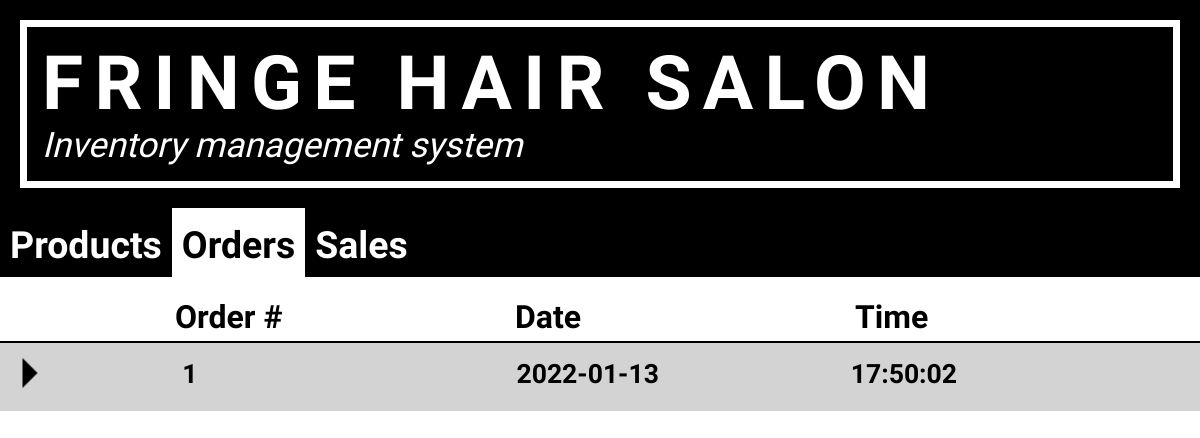
/orders.php, run on the app's committed database.
### tables this page shows
create table order_ (
	ID int not null AUTO_INCREMENT,
	dt datetime not null,
	primary key (ID)
);

### orders.php (the view, shortened to what this page needs)
<!DOCTYPE html>
<html lang="en">
<head>
	<link rel="stylesheet" href="./resources/css/index.css">
</head>
<body>
<a href="./index.php">
<div id="banner">
	<div id="banner2">
		<h1>FRINGE HAIR SALON</h1>
		<h2>Inventory management system</h2>
	</div>
</div>
</a>
<div class='header'>
	<a class='item-off' href="index.php">
		<h3>Products</h3>
</a>
<a class='item-on' href='orders.php'>
		<h3>Orders</h3>
</a>
<a class='item-off' href='sales.php'>
		<h3>Sales</h3>
</a>
</div>
<?php
$dbh = new PDO('mysql:host=localhost;dbname=inventory', 'nick', 'Fringe2022!');
$rows = $dbh->query("select * from order_");
if ($rows->rowCount() == 0)
	echo "<p>No orders to show...</p>";
else {
	echo "<div class='order-wrapper'>
    <div class='order-header'>
    <span></span>
    <span><h4>Order #</h4></span>
    <span><h4>Date</h4></span>
    <span><h4>Time</h4></span>
    </div>";
	foreach($rows as $row) {
        $date = explode(" ",$row['dt'])[0];
        $time = explode(" ",$row['dt'])[1];
		echo "<div class='order-box'>
                <span>
                <img class='icon' src='./resources/images/drop-arrow2.png' style='transform: rotate(270deg); width: 30px;'/>
                </span>
                <span>
                <h5>".$row['ID']."</h5>
                </span>
                <span>
                <h5>".$date."</h5>
                </span>
                <span>
                <h5>".$time."</h5>
                </span>
			</div>
		     ";
	}
    echo "</div>";
}
?>
</body>
</html>

### resources/css/index.css (style rules this page uses)
#banner { background-color: black; padding: 20px; }
#banner2 { border-style: solid; border-width: 7.5px; border-color: white; padding: 15px; }
head, body, h1, h2, h3, h4, h5, button { margin: 0; padding: 0; }
h1 { font-family: 'Aleo', serif; color: white; font-size: 75px; font-weight:700; letter-spacing: 0.15em; line-height: 1.1; }
h2 { font-family: 'Rosarivo', serif; color: white; font-size: 35px; font-weight:lighter; font-style:italic; }
h3 { font-family: 'Aleo', serif; text-align: center; margin-top: 5px; }
h4, h5 { font-family: 'Aleo', serif; font-style: lighter; }
.header { font-size: 200%; display: inline-block; background-color: black; width: 100%; }
.header .item-on, .header .item-off { padding: 10px; float: left; }
.header .item-on { background-color: white; color: black; }
.header .item-off { color:white; }
.order-wrapper { display: grid; grid-gap: 2px; justify-items: stretch; font-size: 200%; margin-top: 1%; background-color: black; }
.order-header { padding: 5px; display: grid; grid-template-columns: 0.5fr 1fr 1fr 1fr; background-color: white; }
.order-box { padding: 15px; background-color: lightgrey; display: grid; grid-template-columns: 0.5fr 1fr 1fr 1fr; }
.icon { width: 50px; max-height: 100%; background-color: none; }
a { text-decoration: none; }

### data on the page
order_: ID "1", dt "2022-01-13", dt "17:50:02"
